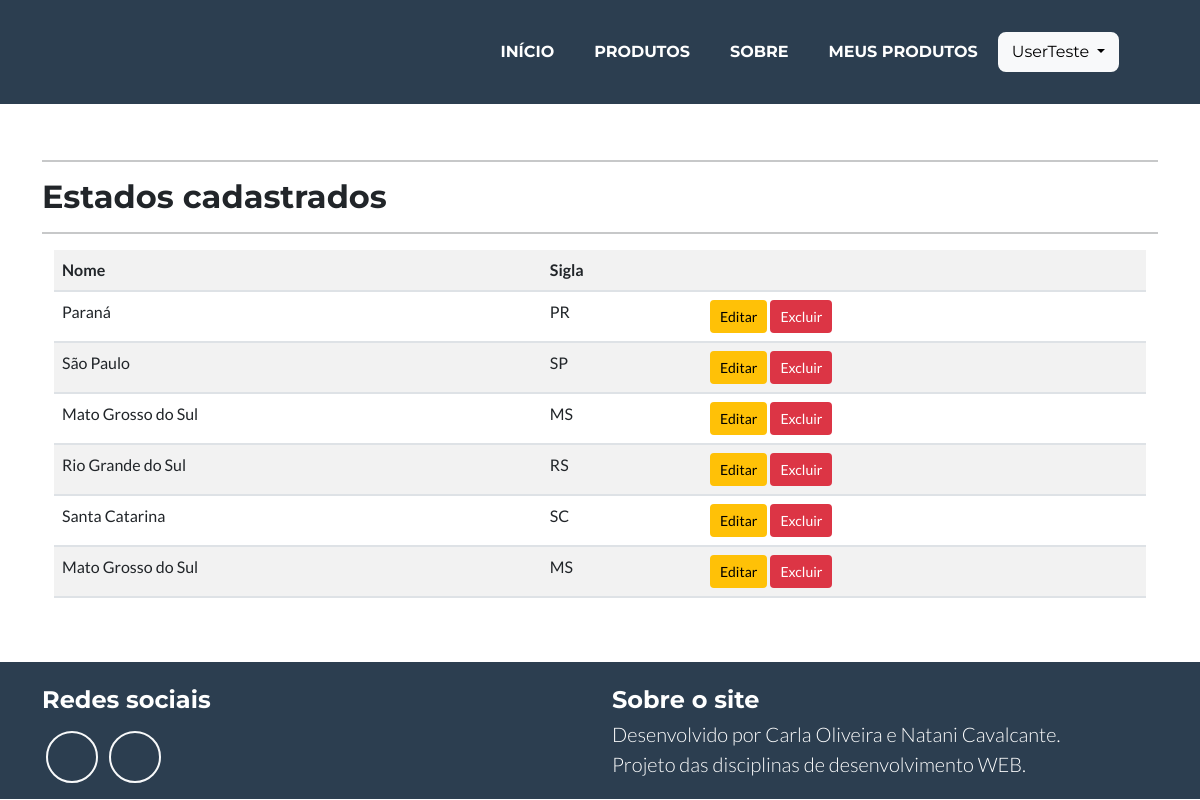
/listar/estado/ (signed in), run on the app's committed database.
### cadastros/models.py (models this page shows, shortened)
class Estado (models.Model):
    nome = models.CharField (max_length=50)
    sigla = models.CharField(max_length=2)

### cadastros/views.py (the view)
# urls.py: path('listar/estado/', EstadoList.as_view(), name="listar-estado"),
class EstadoList(GroupRequiredMixin, LoginRequiredMixin, ListView):
    login_url = reverse_lazy('login')
    group_required = u"Administrador"
    model = Estado
    template_name = 'cadastros/listas/estado.html'
    def get_context_data(self, *args, **kwargs):
        context = super().get_context_data(*args, **kwargs)
        context['titulo'] = "Estados cadastrados"
        return context

### cadastros/templates/cadastros/listas/estado.html
{% extends 'paginas/modelo.html' %}
{% load static %}
{% load crispy_forms_tags %}
{% block conteudo %}
<hr>
<h2>{{ titulo }}</h2>
<hr>
<div class="container">
    <div class="table-responsive">
        <table class="table table-striped">
            <tr>
                <th>Nome</th>
                <th>Sigla</th>
                <th></th>
            </tr>
            {% for estado in object_list %}
            <tr>
                <td>{{estado.nome}}</td>
                <td>{{estado.sigla}}</td>
                <td>
                    <a href="{% url 'editar-estado' estado.pk %}" class="btn btn-warning btn-sm" title="Editar">Editar</a>
                    <a href="{% url 'deletar-estado' estado.pk %}" class="btn btn-danger btn-sm" title="Excluir">Excluir</a>
                </td>
            </tr>
            {% empty %}
            <tr>
                <td colspan="3">Nenhum estado cadastrado!</td>
            </tr>
            {% endfor %}
        </table>
    </div>
</div>
{% endblock %}

### paginas/templates/paginas/modelo.html (shortened to what this page needs)
{% load static %} {% load crispy_forms_tags %}
<!DOCTYPE html>
<html lang="pt-br" class="h-100">
<head>
    <link href="{% static 'css/styles.css' %}" rel="stylesheet" />
</head>
<body id="page-top">
    <nav class="navbar navbar-expand-md bg-secondary text-uppercase fixed-top" id="mainNav">
        <div class="container-fluid">
            <div class="collapse navbar-collapse" id="navbarResponsive">
                <ul class="navbar-nav ms-auto">
                    <li class="nav-item mx-1 mx-lg-1"><a class="nav-link py-3 px-0 px-lg-3 rounded" href="{% url 'index' %}">Início</a></li>
                    <li class="nav-item mx-1 mx-lg-1"><a class="nav-link py-3 px-0 px-lg-3 rounded" href="{% url 'listar-produto' %}">Produtos</a></li>
                    <li class="nav-item mx-1 mx-lg-1"><a class="nav-link py-3 px-0 px-lg-3 rounded" href="{% url 'sobre' %}">Sobre</a></li>
                    {% if request.user.is_authenticated and request.user.groups.all.0.name == "cliente" %}
                    <li class="nav-item mx-1 mx-lg-1"><a class="nav-link py-3 px-0 px-lg-3 rounded" href="{% url 'listar-carrinho' %}">Meus Produtos</a></li>
                    {% endif %}  {% if request.user.is_authenticated %}
                    <div class="dropdown me-5">
                        <button class="btn btn-light dropdown-toggle my-2" type="button" id="dropdownMenuButton" data-bs-toggle="dropdown" aria-expanded="false">
                            {{ request.user }}
                        </button>
                    </div>
                    <span class="me-3">&nbsp;</span> {% else %}
                    <a href="{% url 'login' %}" class="btn btn-light mb-3 my-2 me-2">Login</a>
                    <a href="{% url 'registrar' %}" class="btn btn-success mb-3 my-2 mr-2">Registrar</a> {% endif %}
                </ul>
            </div>
        </div>
    </nav>
    <main class="flex-shrink-0">
        <div class="container">
            <br>
            <br>
            <br>
            <br>
            <br>
            <br>
            {% block conteudo %}{% endblock %}
            <br>
            <br>
        </div>
    </main>
    <footer class="footer mt-auto py-3">
        <div class="container">
            <div class="row">
                <div class="col-lg-6 mb-5 mb-lg-0">
                    <h4 class="pt-2 mb-3">Redes sociais</h4>
                    <a class="btn btn-outline-light btn-social mx-1" href="#!"></a>
                    <a class="btn btn-outline-light btn-social mx-1" href="#!"></a>
                </div>
                <div class="col-lg-6">
                    <h4 class="pt-2 mb-1">Sobre o site</h4>
                    <p class="lead mb-0">
                        Desenvolvido por Carla Oliveira e Natani Cavalcante. <br/> Projeto das disciplinas de desenvolvimento WEB.
                    </p>
                </div>
            </div>
        </div>
    </footer>
</body>
</html>

### data on the page
Estado: nome "Paraná", sigla "PR"
Estado: nome "São Paulo", sigla "SP"
Estado: nome "Mato Grosso do Sul", sigla "MS"
Estado: nome "Rio Grande do Sul", sigla "RS"
Estado: nome "Santa Catarina", sigla "SC"
Estado: nome "Mato Grosso do Sul", sigla "MS"

### other printed values
{{ request.user }} "UserTeste"
{{ titulo }} "Estados cadastrados"
